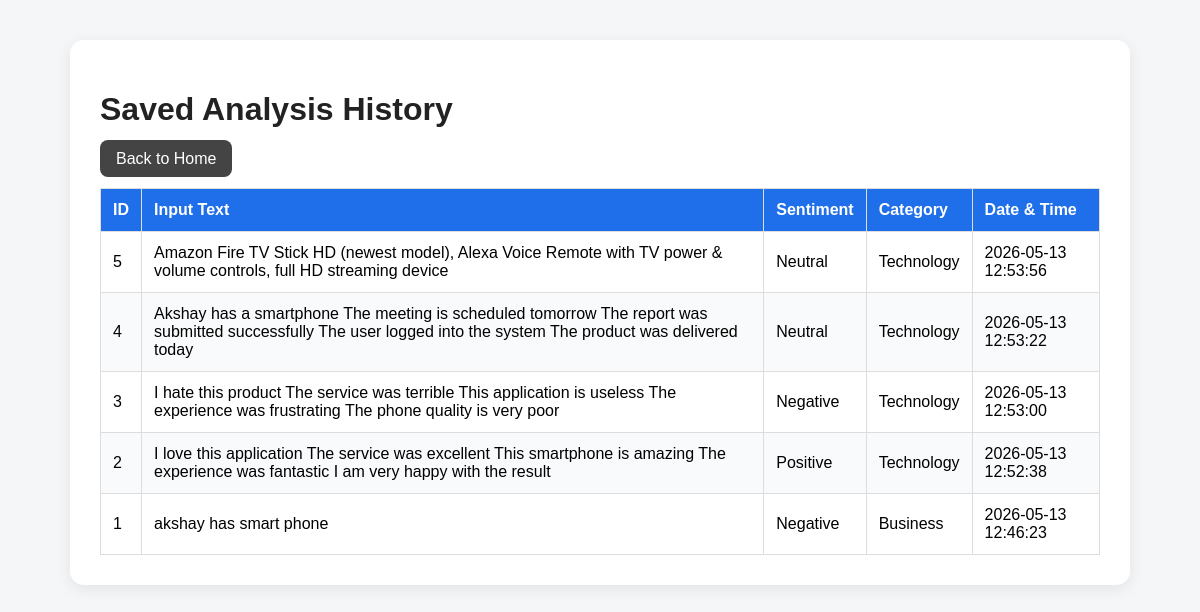
The app's page /history with its own data.
### tables this page shows
CREATE TABLE analysis_history (
            id INTEGER PRIMARY KEY AUTOINCREMENT,
            input_text TEXT NOT NULL,
            sentiment TEXT NOT NULL,
            category TEXT NOT NULL,
            created_at TEXT NOT NULL
        );

### app.py (the view)
@app.route("/history")
def history():
    conn = sqlite3.connect(DB_NAME)
    cur = conn.cursor()
    cur.execute("""
        SELECT id, input_text, sentiment, category, created_at
        FROM analysis_history
        ORDER BY id DESC
    """)
    rows = cur.fetchall()
    conn.close()
    return render_template("history.html", rows=rows)

### templates/history.html (shortened to what this page needs)
<!DOCTYPE html>
<html lang="en">
<head>
</head>
<body>
    <div class="container">
        <h1>Saved Analysis History</h1>
        <a href="{{ url_for('index') }}">Back to Home</a>
        <table>
            <thead>
                <tr>
                    <th>ID</th>
                    <th>Input Text</th>
                    <th>Sentiment</th>
                    <th>Category</th>
                    <th>Date & Time</th>
                </tr>
            </thead>
            <tbody>
                {% for row in rows %}
                <tr>
                    <td>{{ row[0] }}</td>
                    <td>{{ row[1] }}</td>
                    <td>{{ row[2] }}</td>
                    <td>{{ row[3] }}</td>
                    <td>{{ row[4] }}</td>
                </tr>
                {% endfor %}
            </tbody>
        </table>
    </div>
</body>
</html>

### templates/history.html (style rules this page uses)
body { font-family: Arial, sans-serif; background: #f4f6f8; margin: 0; padding: 0; }
.container { max-width: 1000px; margin: 40px auto; background: white; padding: 30px; border-radius: 14px; box-shadow: 0 4px 16px rgba(0,0,0,0.08); }
h1 { color: #222; }
table { width: 100%; border-collapse: collapse; margin-top: 20px; }
table, th, td { border: 1px solid #ddd; }
th, td { padding: 12px; text-align: left; }
th { background: #1f6feb; color: white; }
tr:nth-child(even) { background: #f9fafb; }
a { text-decoration: none; color: white; background: #444; padding: 10px 16px; border-radius: 8px; }

### records on screen
analysis_history: id "5", input_text "Amazon Fire TV Stick HD (newest model), Alexa Voice Remote with TV power & volume controls, full HD streaming device", sentiment "Neutral", category "Technology", created_at "2026-05-13 12:53:56"
analysis_history: id "4", input_text "Akshay has a smartphone The meeting is scheduled tomorrow The report was submitted successfully The user logged into the system The product was delivered today", sentiment "Neutral", category "Technology", created_at "2026-05-13 12:53:22"
analysis_history: id "3", input_text "I hate this product The service was terrible This application is useless The experience was frustrating The phone quality is very poor", sentiment "Negative", category "Technology", created_at "2026-05-13 12:53:00"
analysis_history: id "2", input_text "I love this application The service was excellent This smartphone is amazing The experience was fantastic I am very happy with the result", sentiment "Positive", category "Technology", created_at "2026-05-13 12:52:38"
analysis_history: id "1", input_text "akshay has smart phone", sentiment "Negative", category "Business", created_at "2026-05-13 12:46:23"
